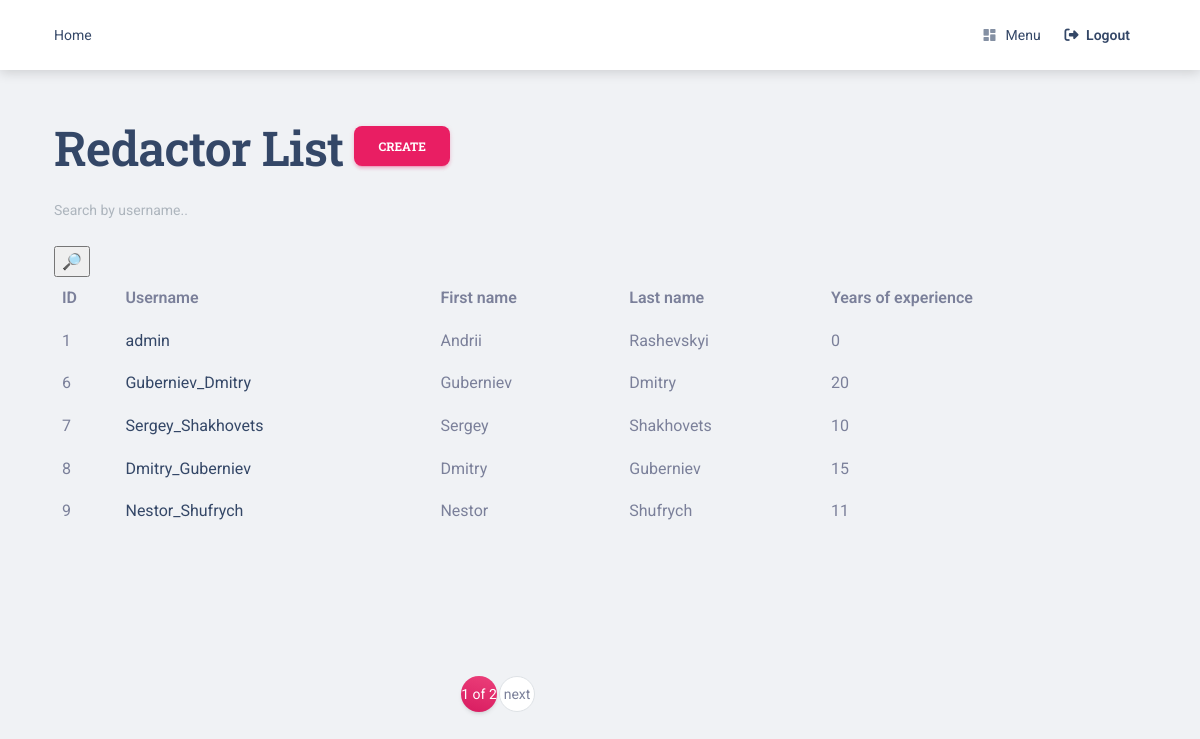
Screenshot of /redactors/ (signed in) with the database file from the repository.
### newspaper/models.py (models this page shows, shortened)
class Redactor(AbstractUser):
    years_of_experience = models.IntegerField(default='0')
    class Meta:
        verbose_name = "redactor"
        verbose_name_plural = "redactors"
        ordering = ["id"]
    def get_absolute_url(self):
        return reverse("newspaper:redactor-detail", kwargs={"pk": self.pk})

### newspaper/views.py (the view)
class RedactorListView(LoginRequiredMixin, generic.ListView):
    model = Redactor
    paginate_by = 5
    def get_context_data(self, *, object_list=None, **kwargs):
        context = super(RedactorListView, self).get_context_data(**kwargs)
        username = self.request.GET.get("username", "")
        context["search_form"] = RedactorSearchForm(
            initial={
                "username": username,
            }
        )
        return context
    def get_queryset(self):
        queryset = Redactor.objects.all()
        form = RedactorSearchForm(self.request.GET)
        if form.is_valid():
            return queryset.filter(
                username__icontains=form.cleaned_data["username"],
            )
        return queryset

### newspaper/forms.py
class RedactorSearchForm(forms.Form):
    username = forms.CharField(
        max_length=150,
        required=False,
        label="",
        widget=forms.TextInput(attrs={"placeholder": "Search by username.."})
    )

### newspaper/context_processors.py (called while the page is built)
def cfg_assets_root(request):
    return {'ASSETS_ROOT': settings.ASSETS_ROOT}

### newspaper/templatetags/query_transform.py (called while the page is built)
@register.simple_tag
def query_transform(request, **kwargs):
    updated = request.GET.copy()
    for key, value in kwargs.items():
        if value is not None:
            updated[key] = value
        else:
            updated.pop(key, 0)
    return updated.urlencode()

### templates/newspaper/redactor_list.html (shortened to what this page needs)
{% extends "base.html" %}
{% load crispy_forms_filters %}
{% block content %}
  <div class="container mt-5">
    <div class="row">
      <div class="col-lg-12 mx-auto">
          <h1>
            Redactor List
            <a href="{% url 'newspaper:redactor-create' %}" class="btn btn-primary link-to-page">
              Create
            </a>
          </h1>
      </div>
    </div>
    <form action="" method="get" class="form-inline">
      {{ search_form|crispy }}
      <input type="submit" value="🔎">
    </form>
      {% if redactor_list %}
      <table class="table">
        <tr>
          <th>ID</th>
          <th>Username</th>
          <th>First name</th>
          <th>Last name</th>
          <th>Years of experience</th>
        </tr>
      {% for redactor in redactor_list %}
        <tr>
          <td>{{ redactor.id }}</td>
          <td><a href="{{ redactor.get_absolute_url }}">{{ redactor.username }} {% if user == redactor %} (Me){% endif %}</a></td>
          <td>{{ redactor.first_name }}</td>
          <td>{{ redactor.last_name }}</td>
          <td>{{ redactor.years_of_experience }}</td>
        </tr>
      {% endfor %}
      </table>
      {% else %}
        <p>There are no redactors in the service.</p>
      {% endif %}
    {% include 'includes/pagination.html' %}
  </div>
{% endblock content %}

### templates/base.html (shortened to what this page needs)
<!DOCTYPE html>
<html lang="en">
<head>
  <link href="{{ ASSETS_ROOT }}/css/nucleo-icons.css" rel="stylesheet" />
  <link href="{{ ASSETS_ROOT }}/css/nucleo-svg.css" rel="stylesheet" />
  <link id="pagestyle" href="{{ ASSETS_ROOT }}/css/material-kit.css?v=3.0.0" rel="stylesheet" />
</head>
<body class="{% block body_class %}{% endblock %} bg-gray-200">
  {% block sidebar %}
    {% include 'includes/navigation-light.html' %}
  {% endblock %}
  {% block content %}{% endblock content %}
</body>
</html>

### templates/includes/navigation-light.html (shortened to what this page needs)
  <nav class="navbar navbar-expand-lg navbar-light bg-white py-3">
    <div class="container">
      <a class="navbar-brand" href="/" rel="tooltip" title="Designed and Coded by Creative Tim" data-placement="bottom">
        Home
      </a>
      <div class="collapse navbar-collapse w-100 pt-3 pb-2 py-lg-0 ms-lg-12 ps-lg-5" id="navigation">
        <ul class="navbar-nav navbar-nav-hover ms-auto">
          <li class="nav-item dropdown dropdown-hover mx-2">
            <a class="nav-link ps-2 d-flex cursor-pointer align-items-center" id="dropdownMenuPages" data-bs-toggle="dropdown" aria-expanded="false">
              <i class="material-icons opacity-6 me-2 text-md">dashboard</i>
              Menu
            </a>
          </li>
          {% if request.user.is_authenticated %}
            <li class="nav-item ms-lg-auto">
              <a class="nav-link nav-link-icon me-2"
                href="{% url 'logout' %}">
                <i class="fa fa-sign-out me-1"></i>
                <p class="d-inline text-sm z-index-1 font-weight-bold" data-bs-toggle="tooltip" data-bs-placement="bottom" title="Sign OUT">Logout</p>
              </a>
            </li>
          {% endif %}
        </ul>
      </div>
    </div>
  </nav>

### templates/includes/pagination.html (shortened to what this page needs)
{% load query_transform %}
<section class="py-7">
  <div class="container">
    <div class="row justify-space-between py-2">
      <div class="col-lg-4 mx-auto">
        <ul class="pagination pagination-primary m-4">
          {% if is_paginated %}
            <ul class="pagination">
              <li class="page-item active">
                <span class="page-link">{{ page_obj.number }} of {{ paginator.num_pages }}</span>
              </li>
              {% if page_obj.has_next %}
                <li class="page-item">
                  <a href="?{% query_transform request page=page_obj.next_page_number %}" class="page-link">next</a>
                </li>
              {% endif %}
            </ul>
            {% endif %}
        </ul>
      </div>
    </div>
  </div>
</section>

### rows the page displays
Redactor: id "1", username "admin", first_name "Andrii", last_name "Rashevskyi", years_of_experience "0"
Redactor: id "6", username "Guberniev_Dmitry", first_name "Guberniev", last_name "Dmitry", years_of_experience "20"
Redactor: id "7", username "Sergey_Shakhovets", first_name "Sergey", last_name "Shakhovets", years_of_experience "10"
Redactor: id "8", username "Dmitry_Guberniev", first_name "Dmitry", last_name "Guberniev", years_of_experience "15"
Redactor: id "9", username "Nestor_Shufrych", first_name "Nestor", last_name "Shufrych", years_of_experience "11"

### other values shown
{{ page_obj.number }} "1"
{{ paginator.num_pages }} "2"
